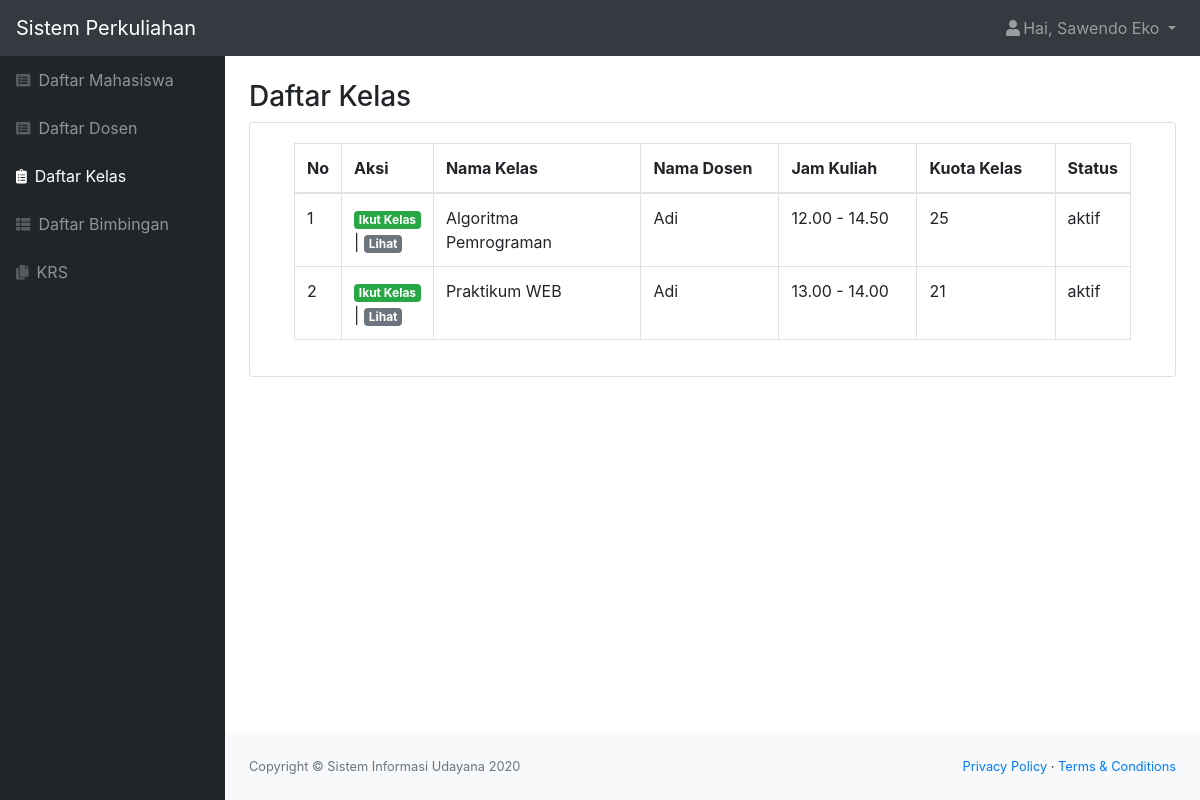
/kelas.php (signed in), run on the app's committed database.
### tables this page shows
CREATE TABLE `kelas` (
  `id_kelas` int(11) NOT NULL,
  `nama_kelas` varchar(100) NOT NULL,
  `jam_kuliah` varchar(20) NOT NULL,
  `kuota_kelas` int(11) NOT NULL,
  `id_dosen` int(11) NOT NULL,
  `status` varchar(20) NOT NULL
);

CREATE TABLE `dosen` (
  `id_dosen` int(11) NOT NULL,
  `role` char(1) NOT NULL,
  `nip` varchar(25) NOT NULL,
  `nidn` char(10) NOT NULL,
  `nama` varchar(50) NOT NULL,
  `email` varchar(50) NOT NULL,
  `alamat` varchar(50) NOT NULL,
  `tanggal_lahir` date NOT NULL,
  `status` varchar(20) NOT NULL,
  `password` varchar(300) NOT NULL
);

### kelas.php (the view, shortened to what this page needs)
<?php
include "function.php";
$nama = $_SESSION['nama'];
$role = $_SESSION['role'];
$queryKelas = mysqli_query($koneksi, "SELECT * FROM kelas INNER JOIN dosen ON kelas.id_dosen=dosen.id_dosen");
?>
<!DOCTYPE html>
<html lang="en">
    <head>
        <link href="css/styles.css" rel="stylesheet" />
        <link href="https://cdn.datatables.net/1.10.20/css/dataTables.bootstrap4.min.css" rel="stylesheet" />
    </head>
    <body class="sb-nav-fixed">
        <nav class="sb-topnav navbar navbar-expand navbar-dark bg-dark">
            <a class="navbar-brand" href="index.html">Sistem Perkuliahan</a>
            <ul class="navbar-nav ml-auto">
                <li class="nav-item dropdown">
                    <a class="nav-link dropdown-toggle" id="userDropdown" href="#" role="button" data-toggle="dropdown" aria-haspopup="true" aria-expanded="false"><i class="fas fa-user fa-fw"></i>Hai, <?= $nama; ?> </a>
                </li>
            </ul>
        </nav>
        <div id="layoutSidenav">
            <div id="layoutSidenav_nav">
                <nav class="sb-sidenav accordion sb-sidenav-dark" id="sidenavAccordion">
                    <div class="sb-sidenav-menu">
                        <div class="nav">
                            <a class="nav-link" href="mahasiswa.php"
                                ><div class="sb-nav-link-icon"><i class="fas fa-list-alt"></i></div>
                                Daftar Mahasiswa</a
                            >
                            <a class="nav-link" href="dosen.php"
                                ><div class="sb-nav-link-icon"><i class="fas fa-list-alt"></i></div>
                                Daftar Dosen</a
                            >
                            <a class="nav-link active" href="kelas.php"
                                ><div class="sb-nav-link-icon"><i class="fas fa-clipboard-list"></i></div>
                                Daftar Kelas</a
                            >
                            <a class="nav-link" href="bimbingan.php"
                                ><div class="sb-nav-link-icon"><i class="fas fa-th-list"></i></div>
                                Daftar Bimbingan</a
                            >
                            <?php if($role == "1") { ?>
                            <a class="nav-link" href="krs.php"
                                ><div class="sb-nav-link-icon"><i class="fas fa-copy"></i></div>
                                KRS</a>
                            <?php } ?>
                        </div>
                    </div>
                </nav>
            </div>
            <div id="layoutSidenav_content">
                <main>
                    <div class="container-fluid">
                        <h3 class="mt-4">Daftar Kelas</h3>
                        <div class="card mb-4">
                            <div class="card-body">
                                <div class="table-responsive">
                                    <div class="container">
                                        <table class="table table-bordered" id="dataTable" width="100%" cellspacing="0">
                                            <thead>
                                                <tr>
                                                    <th>No</th>
                                                    <?php if($role == "2" || $role == "1") { ?>
                                                    <th>Aksi</th>
                                                    <?php } ?>
                                                    <th class="col-sm-3">Nama Kelas</th>
                                                    <th class="col-sm-2">Nama Dosen</th>
                                                    <th class="col-sm-2">Jam Kuliah</th>
                                                    <th class="col-sm-2">Kuota Kelas</th>
                                                    <th>Status</th>
                                                </tr>
                                            </thead>
                                            <?php $i=1; ?>
                                            <?php while($data = mysqli_fetch_assoc($queryKelas)) { ?>
                                                <tr>
                                                    <td><?= $i; ?></td>
                                                    <?php if($role == "1") { ?>
                                                        <td><a href="function.php?act=joinKelas&id_kelas=<?= $data['id_kelas']; ?>" class="badge badge-success ">Ikut Kelas</a> | <a href="kelas_lihat.php?id_kelas=<?= $data['id_kelas']; ?>" class="badge badge-secondary ">Lihat</a></td>
                                                    <?php } ?>
                                                    <td><?= $data['nama_kelas']; ?></>
                                                    <td><?= $data['nama']; ?></td>
                                                    <td><?= $data['jam_kuliah']; ?></td>
                                                    <td><?= $data['kuota_kelas']; ?></td>
                                                    <td><?= $data['status']; ?></td>
                                                </tr>
                                            <?php $i++; ?>
                                            <?php } ?>
                                        </table>
                                    </div>
                                </div>
                            </div>
                        </div>
                </main>
                <footer class="py-4 bg-light mt-auto">
                    <div class="container-fluid">
                        <div class="d-flex align-items-center justify-content-between small">
                            <div class="text-muted">Copyright &copy; Sistem Informasi Udayana 2020</div>
                            <div>
                                <a href="#">Privacy Policy</a>
                                &middot;
                                <a href="#">Terms &amp; Conditions</a>
                            </div>
                        </div>
                    </div>
                </footer>
            </div>
        </div>
    </body>
</html>

### data on the page
kelas: nama_kelas "Algoritma Pemrograman", id_dosen.nama "Adi", jam_kuliah "12.00 - 14.50", kuota_kelas "25", id_dosen.status "aktif"
kelas: nama_kelas "Praktikum WEB", id_dosen.nama "Adi", jam_kuliah "13.00 - 14.00", kuota_kelas "21", id_dosen.status "aktif"

### other printed values
$nama "Sawendo Eko"
